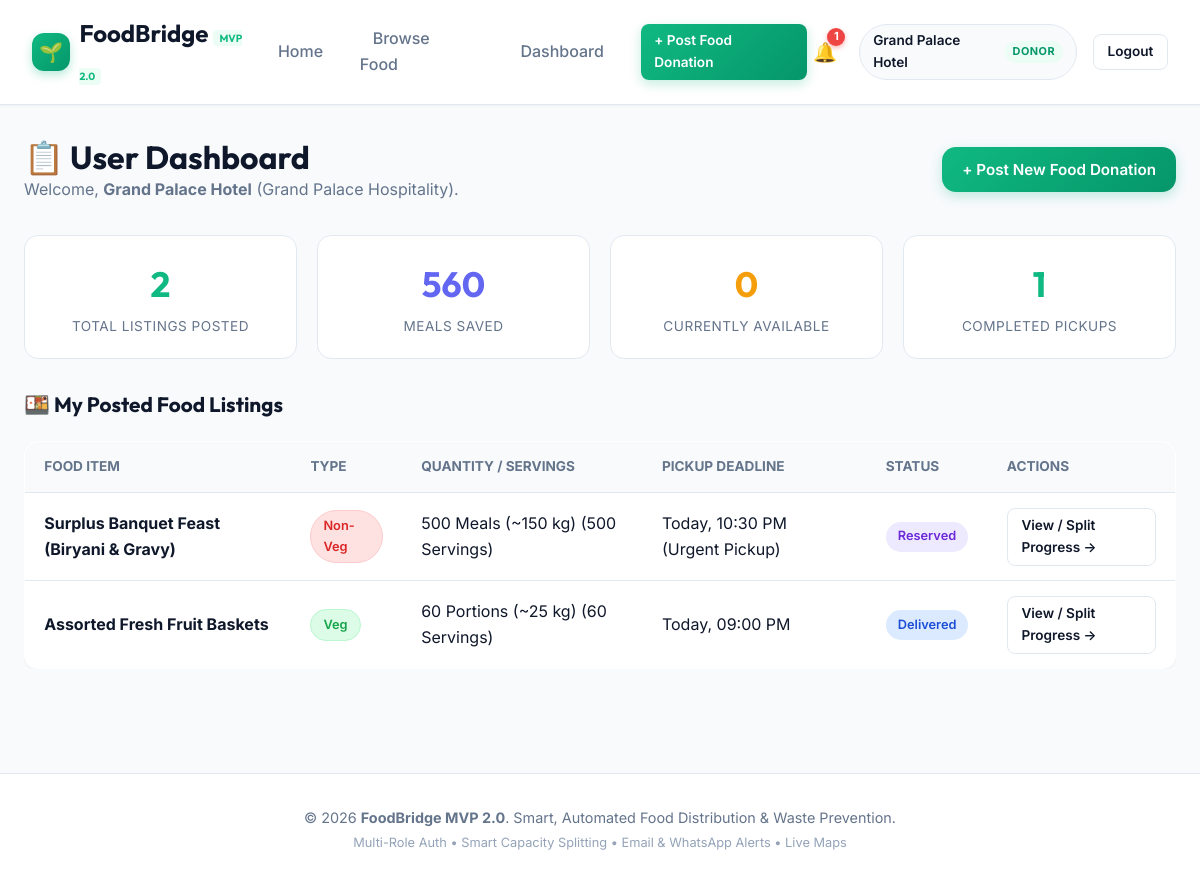
/dashboard (signed in), run on the app's committed database.
### tables this page shows
CREATE TABLE users (
    id INTEGER PRIMARY KEY AUTOINCREMENT,
    name TEXT NOT NULL,
    email TEXT UNIQUE NOT NULL,
    password_hash TEXT NOT NULL,
    role TEXT NOT NULL CHECK(role IN ('donor', 'ngo', 'admin')),
    phone TEXT,
    organization TEXT,
    -- NGO Capacity & Location Configuration
    max_meals_per_pickup INTEGER DEFAULT 200,
    daily_capacity INTEGER DEFAULT 500,
    current_capacity_used INTEGER DEFAULT 0,
    capacity_reset_date TEXT DEFAULT '',
    availability TEXT DEFAULT 'Online' CHECK(availability IN ('Online', 'Offline')),
    service_radius_km REAL DEFAULT 10.0,
    latitude REAL DEFAULT 12.9716,
    longitude REAL DEFAULT 77.5946,
    created_at TIMESTAMP DEFAULT CURRENT_TIMESTAMP
);

CREATE TABLE donations (
    id INTEGER PRIMARY KEY AUTOINCREMENT,
    donor_id INTEGER NOT NULL,
    food_name TEXT NOT NULL,
    quantity TEXT NOT NULL,
    food_type TEXT DEFAULT 'Veg' CHECK(food_type IN ('Veg', 'Non-Veg')),
    servings_count INTEGER DEFAULT 50,
    category TEXT DEFAULT 'Prepared Meals',
    location TEXT NOT NULL,
    latitude REAL DEFAULT 12.9716,
    longitude REAL DEFAULT 77.5946,
    pickup_deadline TEXT NOT NULL,
    notes TEXT,
    special_instructions TEXT,
    food_image TEXT,
    status TEXT NOT NULL DEFAULT 'Available' CHECK(status IN ('Available', 'Reserved', 'Picked Up', 'Delivered', 'Completed')),
    ngo_id INTEGER,
    pickup_proof_image TEXT,
    pickup_timestamp TEXT,
    delivery_proof_image TEXT,
    delivery_timestamp TEXT,
    is_urgent INTEGER DEFAULT 0,
    created_at TIMESTAMP DEFAULT CURRENT_TIMESTAMP,
    FOREIGN KEY (donor_id) REFERENCES users (id),
    FOREIGN KEY (ngo_id) REFERENCES users (id)
);

### app.py (the view, shortened to what this page needs)
@app.route('/dashboard')
@login_required
def dashboard():
    db = database.get_db()
    user_id = session['user_id']
    user_role = session['user_role']
    if user_role == 'admin':
        return redirect(url_for('admin_dashboard'))
    elif user_role == 'donor':
        my_donations = db.execute('''
            SELECT d.*, u_ngo.name as ngo_name, u_ngo.organization as ngo_org
            FROM donations d
            LEFT JOIN users u_ngo ON d.ngo_id = u_ngo.id
            WHERE d.donor_id = ?
            ORDER BY d.created_at DESC
        ''', (user_id,)).fetchall()
        total_servings = sum(d['servings_count'] for d in my_donations if d['servings_count'])
        stats = {
            'total_posted': len(my_donations),
            'available': sum(1 for d in my_donations if d['status'] == 'Available'),
            'picked': sum(1 for d in my_donations if d['status'] == 'Picked Up'),
            'delivered': sum(1 for d in my_donations if d['status'] in ['Delivered', 'Completed']),
            'total_servings_saved': total_servings
        }
        return render_template('dashboard.html', donations=my_donations, stats=stats)

### app.py (called while the page is built)
def login_required(f):
    @wraps(f)
    def decorated_function(*args, **kwargs):
        if 'user_id' not in session:
            flash('Please log in to access this page.', 'warning')
            return redirect(url_for('login', next=request.url))
        return f(*args, **kwargs)
    return decorated_function

### database.py (called while the page is built)
def dict_factory(cursor, row):
    d = {}
    for idx, col in enumerate(cursor.description):
        d[col[0]] = row[idx]
    return d

def get_db():
    db = getattr(g, '_database', None)
    if db is None:
        db = g._database = sqlite3.connect(DATABASE)
        db.row_factory = dict_factory
        db.execute('PRAGMA foreign_keys = ON;')
    return db

def close_connection(exception=None):
    db = getattr(g, '_database', None)
    if db is not None:
        db.close()

### templates/dashboard.html (shortened to what this page needs)
{% extends "base.html" %}
{% block content %}
<div style="margin-bottom: 2rem; display: flex; justify-content: space-between; align-items: center; flex-wrap: wrap; gap: 1rem;">
    <div>
        <h1 style="font-size: 2rem; color: var(--text-main);">📋 User Dashboard</h1>
        <p style="color: var(--text-muted);">
            Welcome, <strong>{{ current_user.name }}</strong> ({{ current_user.organization or current_user.role|capitalize }}).
        </p>
    </div>
    {% if current_user.role == 'donor' %}
        <a href="{{ url_for('add_donation') }}" class="btn btn-primary">
            + Post New Food Donation
        </a>
    {% elif current_user.role == 'ngo' %}
        <a href="{{ url_for('ngo_capacity') }}" class="btn btn-accent">
            📊 Configure Capacity Settings
        </a>
    {% endif %}
</div>
{% if current_user.role == 'donor' %}
    <div class="stats-grid" style="margin-bottom: 2rem;">
        <div class="stat-card" style="background: white; border: 1px solid var(--border-color); color: var(--text-main);">
            <div class="stat-number" style="color: var(--primary);">{{ stats.total_posted }}</div>
            <div class="stat-label" style="color: var(--text-muted);">Total Listings Posted</div>
        </div>
        <div class="stat-card" style="background: white; border: 1px solid var(--border-color); color: var(--text-main);">
            <div class="stat-number" style="color: #6366f1;">{{ stats.total_servings_saved }}</div>
            <div class="stat-label" style="color: var(--text-muted);">Meals Saved</div>
        </div>
        <div class="stat-card" style="background: white; border: 1px solid var(--border-color); color: var(--text-main);">
            <div class="stat-number" style="color: #f59e0b;">{{ stats.available }}</div>
            <div class="stat-label" style="color: var(--text-muted);">Currently Available</div>
        </div>
        <div class="stat-card" style="background: white; border: 1px solid var(--border-color); color: var(--text-main);">
            <div class="stat-number" style="color: #10b981;">{{ stats.delivered }}</div>
            <div class="stat-label" style="color: var(--text-muted);">Completed Pickups</div>
        </div>
    </div>
    <h2 style="font-size: 1.3rem; margin-bottom: 1rem;">🍱 My Posted Food Listings</h2>
    {% if donations %}
        <div class="table-responsive">
            <table class="data-table">
                <thead>
                    <tr>
                        <th>Food Item</th>
                        <th>Type</th>
                        <th>Quantity / Servings</th>
                        <th>Pickup Deadline</th>
                        <th>Status</th>
                        <th>Actions</th>
                    </tr>
                </thead>
                <tbody>
                    {% for d in donations %}
                        <tr>
                            <td><strong>{{ d.food_name }}</strong></td>
                            <td>
                                <span class="badge {% if d.food_type == 'Veg' %}badge-veg{% else %}badge-nonveg{% endif %}">
                                    {{ d.food_type or 'Veg' }}
                                </span>
                            </td>
                            <td>{{ d.quantity }} ({{ d.servings_count or 50 }} Servings)</td>
                            <td>{{ d.pickup_deadline }}</td>
                            <td>
                                <span class="badge badge-{{ d.status|lower|replace(' ', '') }}">
                                    {{ d.status }}
                                </span>
                            </td>
                            <td>
                                <a href="{{ url_for('donation_detail', donation_id=d.id) }}" class="btn btn-secondary btn-sm">
                                    View / Split Progress &rarr;
                                </a>
                            </td>
                        </tr>
                    {% endfor %}
                </tbody>
            </table>
        </div>
    {% else %}
        <p style="color: var(--text-muted);">You haven't posted any food donations yet.</p>
    {% endif %}
{% endif %}
{% endblock %}

### templates/base.html (shortened to what this page needs)
<!DOCTYPE html>
<html lang="en">
<head>
    <link rel="stylesheet" href="{{ url_for('static', filename='css/style.css') }}">
    <link rel="stylesheet" href="https://unpkg.com/leaflet@1.9.4/dist/leaflet.css" />
</head>
<body>
    <nav class="navbar">
        <a href="{{ url_for('index') }}" class="nav-brand">
            <div class="nav-brand-icon">🌱</div>
            <span>FoodBridge <small style="font-size: 0.65rem; color: var(--primary); background: var(--primary-light); padding: 0.1rem 0.4rem; border-radius: 4px;">MVP 2.0</small></span>
        </a>
        <ul class="nav-menu">
            <li><a href="{{ url_for('index') }}" class="nav-link">Home</a></li>
            <li><a href="{{ url_for('donations') }}" class="nav-link">Browse Food</a></li>
            {% if current_user %}
                <li><a href="{{ url_for('dashboard') }}" class="nav-link">Dashboard</a></li>
                {% if current_user.role in ['donor', 'admin'] %}
                    <li>
                        <a href="{{ url_for('add_donation') }}" class="btn btn-primary btn-sm">
                            + Post Food Donation
                        </a>
                    </li>
                {% endif %}
            {% endif %}
        </ul>
        <div class="nav-user">
            {% if current_user %}
                <a href="{{ url_for('notifications_view') }}" class="notif-bell" title="Notifications">
                    🔔
                    {% if unread_notifications_count > 0 %}
                        <span class="notif-badge">{{ unread_notifications_count }}</span>
                    {% endif %}
                </a>
                <div class="user-badge">
                    <span>{{ current_user.name }}</span>
                    <span class="user-role-tag role-{{ current_user.role }}">
                        {{ current_user.role }}
                    </span>
                </div>
                <a href="{{ url_for('logout') }}" class="btn btn-secondary btn-sm">Logout</a>
            {% else %}
                <a href="{{ url_for('login') }}" class="btn btn-secondary btn-sm">Log In</a>
                <a href="{{ url_for('register') }}" class="btn btn-primary btn-sm">Register</a>
            {% endif %}
        </div>
    </nav>
    <main class="container">
        {% block content %}{% endblock %}
    </main>
    <footer class="footer">
        <p>© 2026 <strong>FoodBridge MVP 2.0</strong>. Smart, Automated Food Distribution & Waste Prevention.</p>
        <p style="margin-top: 0.25rem; font-size: 0.8rem; color: var(--text-light);">Multi-Role Auth • Smart Capacity Splitting • Email & WhatsApp Alerts • Live Maps</p>
    </footer>
</body>
</html>

### data on the page
users: name "Grand Palace Hotel", role "DONOR", organization "Grand Palace Hospitality"
donations: food_name "Surplus Banquet Feast (Biryani & Gravy)", food_type "Non-Veg", quantity "500 Meals (~150 kg)", servings_count "500", pickup_deadline "Today, 10:30 PM (Urgent Pickup)", status "Reserved"
donations: food_name "Assorted Fresh Fruit Baskets", food_type "Veg", quantity "60 Portions (~25 kg)", servings_count "60", pickup_deadline "Today, 09:00 PM", status "Delivered"

### other printed values
{{ unread_notifications_count }} "1"
{{ stats.total_posted }} "2"
{{ stats.total_servings_saved }} "560"
{{ stats.available }} "0"
{{ stats.delivered }} "1"
